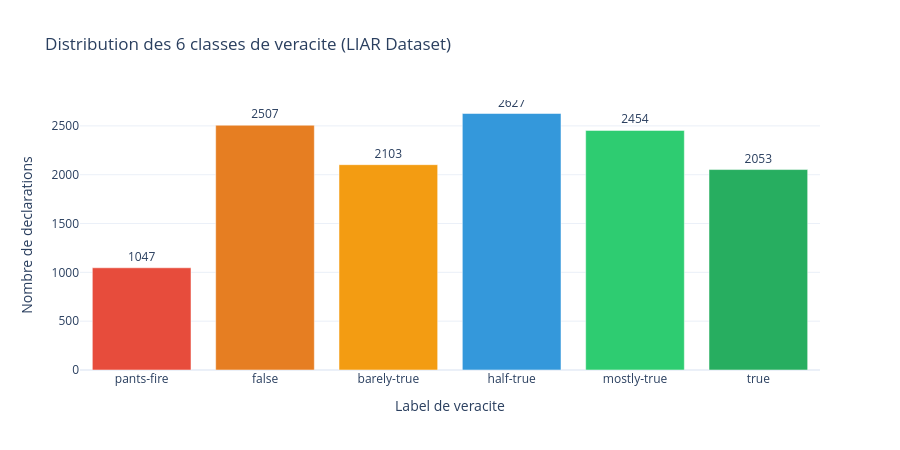

Notebook code cell kept with this figure:
### Code cell
# Visualisation : Distribution des 6 classes
fig = px.bar(
    x=LABEL_ORDER,
    y=label_counts.values,
    color=LABEL_ORDER,
    color_discrete_sequence=COLORS_6,
    labels={"x": "Label de veracite", "y": "Nombre de declarations"},
    title="Distribution des 6 classes de veracite (LIAR Dataset)",
    text=label_counts.values,
)
fig.update_traces(textposition="outside")
fig.update_layout(showlegend=False, template="plotly_white", height=450)
fig.show()

### Figure 1 — Plotly figure (JSON) as saved in the notebook; plotly's stock layout.template omitted (floating-point values rounded to 4 significant figures)
{"data": [{"hovertemplate": "color=pants-fire<br>Label de veracite=%{x}<br>Nombre de declarations=%{y}<br>text=%{text}<extra></extra>", "legendgroup": "pants-fire", "marker": {"color": "#e74c3c", "pattern": {"shape": ""}}, "name": "pants-fire", "orientation": "v", "showlegend": true, "text": [1047.0], "textposition": "outside", "type": "bar", "x": ["pants-fire"], "xaxis": "x", "y": [1047], "yaxis": "y"}, {"hovertemplate": "color=false<br>Label de veracite=%{x}<br>Nombre de declarations=%{y}<br>text=%{text}<extra></extra>", "legendgroup": "false", "marker": {"color": "#e67e22", "pattern": {"shape": ""}}, "name": "false", "orientation": "v", "showlegend": true, "text": [2507.0], "textposition": "outside", "type": "bar", "x": ["false"], "xaxis": "x", "y": [2507], "yaxis": "y"}, {"hovertemplate": "color=barely-true<br>Label de veracite=%{x}<br>Nombre de declarations=%{y}<br>text=%{text}<extra></extra>", "legendgroup": "barely-true", "marker": {"color": "#f39c12", "pattern": {"shape": ""}}, "name": "barely-true", "orientation": "v", "showlegend": true, "text": [2103.0], "textposition": "outside", "type": "bar", "x": ["barely-true"], "xaxis": "x", "y": [2103], "yaxis": "y"}, {"hovertemplate": "color=half-true<br>Label de veracite=%{x}<br>Nombre de declarations=%{y}<br>text=%{text}<extra></extra>", "legendgroup": "half-true", "marker": {"color": "#3498db", "pattern": {"shape": ""}}, "name": "half-true", "orientation": "v", "showlegend": true, "text": [2627.0], "textposition": "outside", "type": "bar", "x": ["half-true"], "xaxis": "x", "y": [2627], "yaxis": "y"}, {"hovertemplate": "color=mostly-true<br>Label de veracite=%{x}<br>Nombre de declarations=%{y}<br>text=%{text}<extra></extra>", "legendgroup": "mostly-true", "marker": {"color": "#2ecc71", "pattern": {"shape": ""}}, "name": "mostly-true", "orientation": "v", "showlegend": true, "text": [2454.0], "textposition": "outside", "type": "bar", "x": ["mostly-true"], "xaxis": "x", "y": [2454], "yaxis": "y"}, {"hovertemplate": "color=true<br>Label de veracite=%{x}<br>Nombre de declarations=%{y}<br>text=%{text}<extra></extra>", "legendgroup": "true", "marker": {"color": "#27ae60", "pattern": {"shape": ""}}, "name": "true", "orientation": "v", "showlegend": true, "text": [2053.0], "textposition": "outside", "type": "bar", "x": ["true"], "xaxis": "x", "y": [2053], "yaxis": "y"}], "layout": {"barmode": "relative", "height": 450, "legend": {"title": {"text": "color"}, "tracegroupgap": 0}, "showlegend": false, "title": {"text": "Distribution des 6 classes de veracite (LIAR Dataset)"}, "xaxis": {"anchor": "y", "domain": [0, 1], "title": {"text": "Label de veracite"}}, "yaxis": {"anchor": "x", "domain": [0, 1], "title": {"text": "Nombre de declarations"}}}}
